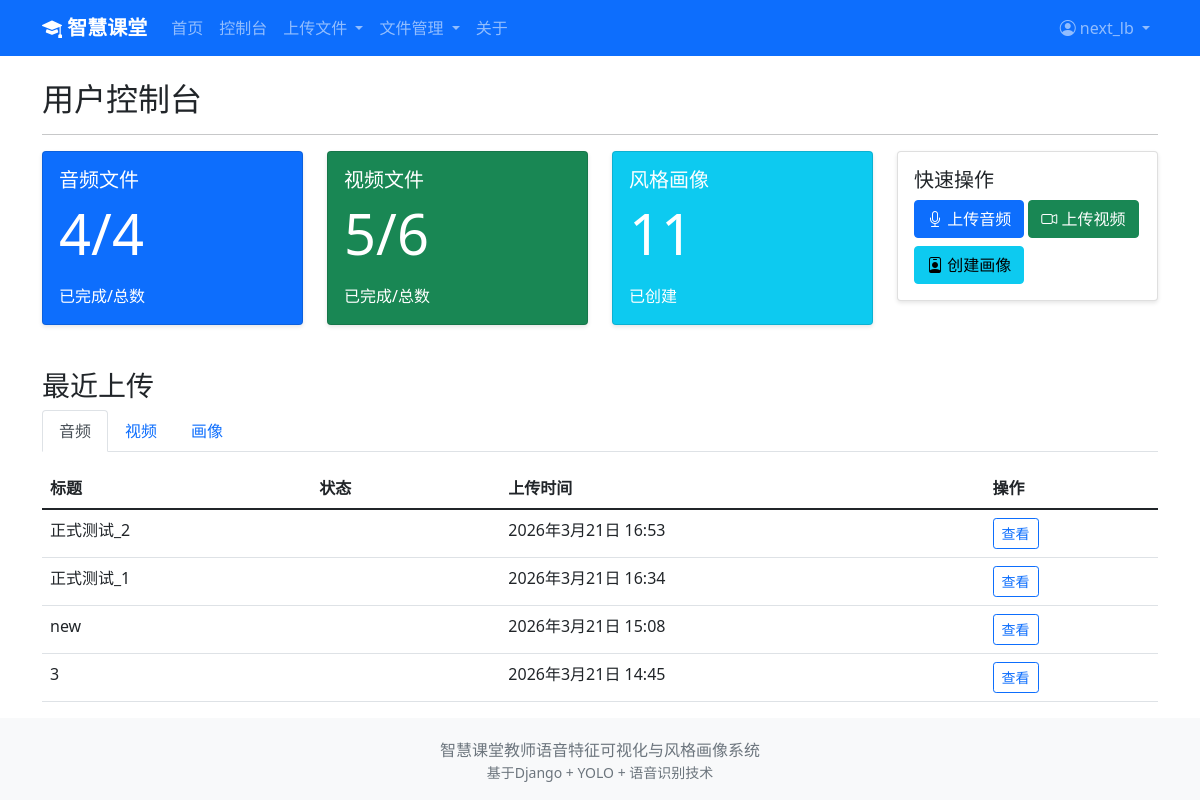
Page /dashboard/ (signed in) on the committed database.
### analysis/models.py (models this page shows, shortened)
class AudioFile(models.Model):
    FILE_TYPE_CHOICES = [
        ('mp3', 'MP3'),
        ('wav', 'WAV'),
        ('m4a', 'M4A'),
        ('other', '其他'),
    ]
    STATUS_CHOICES = [
        ('pending', '待处理'),
        ('processing', '处理中'),
        ('completed', '已完成'),
        ('failed', '失败'),
    ]
    user = models.ForeignKey(User, on_delete=models.CASCADE, related_name='audio_files', verbose_name='上传用户')
    title = models.CharField(max_length=200, verbose_name='音频标题')
    description = models.TextField(blank=True, verbose_name='描述')
    file = models.FileField(upload_to='audio/%Y/%m/%d/', verbose_name='音频文件')
    file_type = models.CharField(max_length=20, choices=FILE_TYPE_CHOICES, default='other', verbose_name='文件类型')
    duration = models.IntegerField(default=0, verbose_name='时长(秒)')
    file_size = models.IntegerField(default=0, verbose_name='文件大小(字节)')
    status = models.CharField(max_length=20, choices=STATUS_CHOICES, default='pending', verbose_name='处理状态')
    upload_time = models.DateTimeField(auto_now_add=True, verbose_name='上传时间')
    processed_time = models.DateTimeField(null=True, blank=True, verbose_name='处理完成时间')
    class Meta:
        db_table = 'audio_file'
        verbose_name = '音频文件'
        verbose_name_plural = '音频文件'
        ordering = ['-upload_time']

### visualization/views.py (the view)
# urls.py: path('dashboard/', dashboard, name='dashboard'),
@login_required
def dashboard(request):
    audios = AudioFile.objects.filter(user=request.user)
    videos = VideoFile.objects.filter(user=request.user)
    profiles = TeacherStyleProfile.objects.filter(user=request.user)
    completed_audios = audios.filter(status='completed').count()
    completed_videos = videos.filter(status='completed').count()
    completed_profiles = profiles.count()
    context = {
        'total_audios': audios.count(),
        'completed_audios': completed_audios,
        'total_videos': videos.count(),
        'completed_videos': completed_videos,
        'total_profiles': completed_profiles,
        'recent_audios': audios.order_by('-upload_time')[:5],
        'recent_videos': videos.order_by('-upload_time')[:5],
        'recent_profiles': profiles.order_by('-created_at')[:3]
    }
    return render(request, 'visualization/dashboard.html', context)

### templates/visualization/dashboard.html (shortened to what this page needs)
{% extends 'base.html' %}
{% block content %}
<h2>用户控制台</h2>
<hr>
<div class="row">
    <div class="col-md-3">
        <div class="card text-white bg-primary">
            <div class="card-body">
                <h5 class="card-title">音频文件</h5>
                <p class="card-text display-4">{{ completed_audios }}/{{ total_audios }}</p>
                <p class="card-text">已完成/总数</p>
            </div>
        </div>
    </div>
    <div class="col-md-3">
        <div class="card text-white bg-success">
            <div class="card-body">
                <h5 class="card-title">视频文件</h5>
                <p class="card-text display-4">{{ completed_videos }}/{{ total_videos }}</p>
                <p class="card-text">已完成/总数</p>
            </div>
        </div>
    </div>
    <div class="col-md-3">
        <div class="card text-white bg-info">
            <div class="card-body">
                <h5 class="card-title">风格画像</h5>
                <p class="card-text display-4">{{ total_profiles }}</p>
                <p class="card-text">已创建</p>
            </div>
        </div>
    </div>
    <div class="col-md-3">
        <div class="card">
            <div class="card-body">
                <h5 class="card-title">快速操作</h5>
                <a href="{% url 'analysis:upload_audio' %}" class="btn btn-primary mb-2"><i class="bi bi-mic"></i> 上传音频</a>
                <a href="{% url 'analysis:upload_video' %}" class="btn btn-success mb-2"><i class="bi bi-camera-video"></i> 上传视频</a>
                <a href="{% url 'analysis:create_profile' %}" class="btn btn-info"><i class="bi bi-person-badge"></i> 创建画像</a>
            </div>
        </div>
    </div>
</div>
<div class="row mt-4">
    <div class="col-md-12">
        <h3>最近上传</h3>
        <ul class="nav nav-tabs" role="tablist">
            <li class="nav-item">
                <button class="nav-link active" data-bs-toggle="tab" data-bs-target="#audios">音频</button>
            </li>
            <li class="nav-item">
                <button class="nav-link" data-bs-toggle="tab" data-bs-target="#videos">视频</button>
            </li>
            <li class="nav-item">
                <button class="nav-link" data-bs-toggle="tab" data-bs-target="#profiles">画像</button>
            </li>
        </ul>
        <div class="tab-content mt-3">
            <div class="tab-pane fade show active" id="audios">
                <table class="table table-hover">
                    <thead>
                        <tr>
                            <th>标题</th>
                            <th>状态</th>
                            <th>上传时间</th>
                            <th>操作</th>
                        </tr>
                    </thead>
                    <tbody>
                        {% for audio in recent_audios %}
                        <tr>
                            <td>{{ audio.title }}</td>
                            <td><span class="badge bg-{{ audio.status }}">{{ audio.get_status_display }}</span></td>
                            <td>{{ audio.upload_time }}</td>
                            <td><a href="{% url 'analysis:audio_detail' audio.id %}" class="btn btn-sm btn-outline-primary">查看</a></td>
                        </tr>
                        {% empty %}
                        <tr><td colspan="4" class="text-center text-muted">暂无数据</td></tr>
                        {% endfor %}
                    </tbody>
                </table>
            </div>
        </div>
    </div>
</div>
{% endblock %}

### templates/base.html (shortened to what this page needs)
<!DOCTYPE html>
<html lang="zh-CN">
<head>
    <link href="https://cdn.jsdelivr.net/npm/bootstrap@5.1.3/dist/css/bootstrap.min.css" rel="stylesheet">
    <link rel="stylesheet" href="https://cdn.jsdelivr.net/npm/bootstrap-icons@1.8.1/font/bootstrap-icons.css">
</head>
<body>
    <nav class="navbar navbar-expand-lg navbar-dark bg-primary">
        <div class="container">
            <a class="navbar-brand" href="{% url 'home' %}">
                <i class="bi bi-mortarboard-fill"></i> 智慧课堂
            </a>
            <div class="collapse navbar-collapse" id="navbarNav">
                <ul class="navbar-nav me-auto">
                    <li class="nav-item">
                        <a class="nav-link" href="{% url 'home' %}">首页</a>
                    </li>
                    {% if user.is_authenticated %}
                    <li class="nav-item">
                        <a class="nav-link" href="{% url 'dashboard' %}">控制台</a>
                    </li>
                    <li class="nav-item dropdown">
                        <a class="nav-link dropdown-toggle" href="#" id="uploadDropdown" role="button" data-bs-toggle="dropdown">
                            上传文件
                        </a>
                    </li>
                    <li class="nav-item dropdown">
                        <a class="nav-link dropdown-toggle" href="#" id="fileDropdown" role="button" data-bs-toggle="dropdown">
                            文件管理
                        </a>
                    </li>
                    {% endif %}
                    <li class="nav-item">
                        <a class="nav-link" href="{% url 'about' %}">关于</a>
                    </li>
                </ul>
                <ul class="navbar-nav">
                    {% if user.is_authenticated %}
                    <li class="nav-item dropdown">
                        <a class="nav-link dropdown-toggle" href="#" id="userDropdown" role="button" data-bs-toggle="dropdown">
                            <i class="bi bi-person-circle"></i> {{ user.username }}
                        </a>
                    </li>
                    {% endif %}
                </ul>
            </div>
        </div>
    </nav>
    <main>
        <div class="container mt-4">
            {% block content %}{% endblock %}
        </div>
    </main>
    <footer>
        <div class="container text-center">
            <p class="text-muted mb-0">智慧课堂教师语音特征可视化与风格画像系统</p>
            <p class="text-muted small mb-0">基于Django + YOLO + 语音识别技术</p>
        </div>
    </footer>
</body>
</html>

### templates/base.html (style rules this page uses)
body { min-height: 100vh; display: flex; flex-direction: column; }
.navbar-brand { font-weight: bold; }
main { flex: 1; }
footer { background-color: #f8f9fa; padding: 20px 0; }
.card { margin-bottom: 20px; box-shadow: 0 2px 4px rgba(0,0,0,0.1); }

### rows in the picture
AudioFile: title "正式测试_2", upload_time "2026年3月21日 16:53"
AudioFile: title "正式测试_1", upload_time "2026年3月21日 16:34"
AudioFile: title "new", upload_time "2026年3月21日 15:08"
AudioFile: title "3", upload_time "2026年3月21日 14:45"

### other values in the picture
{{ user.username }} "next_lb"
{{ completed_audios }} "4"
{{ total_audios }} "4"
{{ completed_videos }} "5"
{{ total_videos }} "6"
{{ total_profiles }} "11"
